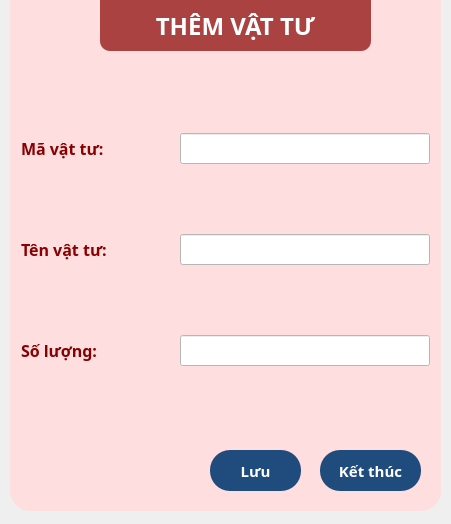
<?xml version="1.0" encoding="UTF-8"?>
<ui version="4.0">
 <class>inventory_form</class>
 <widget class="QDialog" name="inventory_form">
  <property name="geometry">
   <rect>
    <x>0</x>
    <y>0</y>
    <width>451</width>
    <height>524</height>
   </rect>
  </property>
  <property name="windowTitle">
   <string>Thêm vật tư</string>
  </property>
  <property name="windowIcon">
   <iconset resource="bg_img.qrc">
    <normaloff>:/img/Barbershop/2.png</normaloff>:/img/Barbershop/2.png</iconset>
  </property>
  <property name="styleSheet">
   <string notr="true">QPushButton{
	padding: 10 0 10 0;
	border-radius: 20;
	color: rgb(255, 255, 255);
	background-color: rgb(31, 76, 124);
}
QPushButton:hover{
	background-color: rgb(46, 123, 175);
}
QPushButton:pressed{
	background-color: rgb(10, 158, 69);
}</string>
  </property>
  <widget class="QGroupBox" name="groupBox_2">
   <property name="geometry">
    <rect>
     <x>10</x>
     <y>90</y>
     <width>431</width>
     <height>411</height>
    </rect>
   </property>
   <property name="font">
    <font>
     <family>Noto Sans</family>
     <pointsize>16</pointsize>
     <weight>75</weight>
     <bold>true</bold>
    </font>
   </property>
   <property name="styleSheet">
    <string notr="true">QGroupBox{
	border: 0;
}</string>
   </property>
   <property name="title">
    <string/>
   </property>
   <widget class="QGroupBox" name="groupBox">
    <property name="geometry">
     <rect>
      <x>10</x>
      <y>-30</y>
      <width>411</width>
      <height>381</height>
     </rect>
    </property>
    <property name="styleSheet">
     <string notr="true">QGroupBox{
	border: 0px;
}

QLineEdit{
	background-color: rgb(255, 255, 255);
}
QLabel {
	color: rgb(136, 0, 0);
}</string>
    </property>
    <layout class="QGridLayout" name="gridLayout">
     <property name="leftMargin">
      <number>1</number>
     </property>
     <property name="rightMargin">
      <number>1</number>
     </property>
     <item row="0" column="0">
      <widget class="QLabel" name="label_2">
       <property name="font">
        <font>
         <family>Noto Sans</family>
         <pointsize>12</pointsize>
         <weight>75</weight>
         <bold>true</bold>
        </font>
       </property>
       <property name="text">
        <string>Mã vật tư:</string>
       </property>
      </widget>
     </item>
     <item row="2" column="1">
      <widget class="QLineEdit" name="sl_vt_edit">
       <property name="minimumSize">
        <size>
         <width>200</width>
         <height>0</height>
        </size>
       </property>
       <property name="maximumSize">
        <size>
         <width>250</width>
         <height>16777215</height>
        </size>
       </property>
       <property name="font">
        <font>
         <family>Noto Sans</family>
         <pointsize>12</pointsize>
        </font>
       </property>
       <property name="alignment">
        <set>Qt::AlignCenter</set>
       </property>
      </widget>
     </item>
     <item row="2" column="0">
      <widget class="QLabel" name="label_4">
       <property name="font">
        <font>
         <family>Noto Sans</family>
         <pointsize>12</pointsize>
         <weight>75</weight>
         <bold>true</bold>
        </font>
       </property>
       <property name="text">
        <string>Số lượng:</string>
       </property>
      </widget>
     </item>
     <item row="1" column="0">
      <widget class="QLabel" name="label_3">
       <property name="font">
        <font>
         <family>Noto Sans</family>
         <pointsize>12</pointsize>
         <weight>75</weight>
         <bold>true</bold>
        </font>
       </property>
       <property name="text">
        <string>Tên vật tư:</string>
       </property>
      </widget>
     </item>
     <item row="1" column="1">
      <widget class="QLineEdit" name="ten_vt_edit">
       <property name="minimumSize">
        <size>
         <width>200</width>
         <height>0</height>
        </size>
       </property>
       <property name="maximumSize">
        <size>
         <width>250</width>
         <height>16777215</height>
        </size>
       </property>
       <property name="font">
        <font>
         <family>Noto Sans</family>
         <pointsize>12</pointsize>
        </font>
       </property>
       <property name="alignment">
        <set>Qt::AlignCenter</set>
       </property>
      </widget>
     </item>
     <item row="0" column="1">
      <widget class="QLineEdit" name="ma_vt_edit">
       <property name="minimumSize">
        <size>
         <width>200</width>
         <height>0</height>
        </size>
       </property>
       <property name="maximumSize">
        <size>
         <width>250</width>
         <height>16777215</height>
        </size>
       </property>
       <property name="font">
        <font>
         <family>Noto Sans</family>
         <pointsize>12</pointsize>
        </font>
       </property>
       <property name="alignment">
        <set>Qt::AlignCenter</set>
       </property>
      </widget>
     </item>
    </layout>
   </widget>
   <widget class="QPushButton" name="luu_vt_btn">
    <property name="geometry">
     <rect>
      <x>200</x>
      <y>360</y>
      <width>91</width>
      <height>41</height>
     </rect>
    </property>
    <property name="font">
     <font>
      <family>Noto Sans</family>
      <pointsize>11</pointsize>
      <weight>75</weight>
      <bold>true</bold>
     </font>
    </property>
    <property name="text">
     <string>Lưu</string>
    </property>
   </widget>
   <widget class="QPushButton" name="ket_thuc_vt_btn">
    <property name="geometry">
     <rect>
      <x>310</x>
      <y>360</y>
      <width>101</width>
      <height>41</height>
     </rect>
    </property>
    <property name="font">
     <font>
      <family>Noto Sans</family>
      <pointsize>11</pointsize>
      <weight>75</weight>
      <bold>true</bold>
     </font>
    </property>
    <property name="text">
     <string>Kết thúc</string>
    </property>
   </widget>
  </widget>
  <widget class="QWidget" name="widget_5" native="true">
   <property name="geometry">
    <rect>
     <x>10</x>
     <y>-20</y>
     <width>431</width>
     <height>531</height>
    </rect>
   </property>
   <property name="styleSheet">
    <string notr="true">border-radius: 20px;
background-color: rgb(255, 222, 223);
color: rgb(136, 0, 0);
</string>
   </property>
  </widget>
  <widget class="QLabel" name="label_15">
   <property name="geometry">
    <rect>
     <x>100</x>
     <y>0</y>
     <width>271</width>
     <height>51</height>
    </rect>
   </property>
   <property name="font">
    <font>
     <family>Noto Sans</family>
     <pointsize>18</pointsize>
     <weight>75</weight>
     <bold>true</bold>
    </font>
   </property>
   <property name="styleSheet">
    <string notr="true">color: rgb(255, 255, 255);
background-color: rgba(136, 0, 0, 70%);
border-radius: 0px;
border-bottom-left-radius: 10px;
border-bottom-right-radius: 10px;</string>
   </property>
   <property name="text">
    <string>THÊM VẬT TƯ</string>
   </property>
   <property name="alignment">
    <set>Qt::AlignCenter</set>
   </property>
  </widget>
  <zorder>widget_5</zorder>
  <zorder>groupBox_2</zorder>
  <zorder>label_15</zorder>
 </widget>
 <tabstops>
  <tabstop>ma_vt_edit</tabstop>
  <tabstop>ten_vt_edit</tabstop>
  <tabstop>sl_vt_edit</tabstop>
  <tabstop>luu_vt_btn</tabstop>
  <tabstop>ket_thuc_vt_btn</tabstop>
 </tabstops>
 <resources>
  <include location="bg_img.qrc"/>
 </resources>
 <connections/>
</ui>
